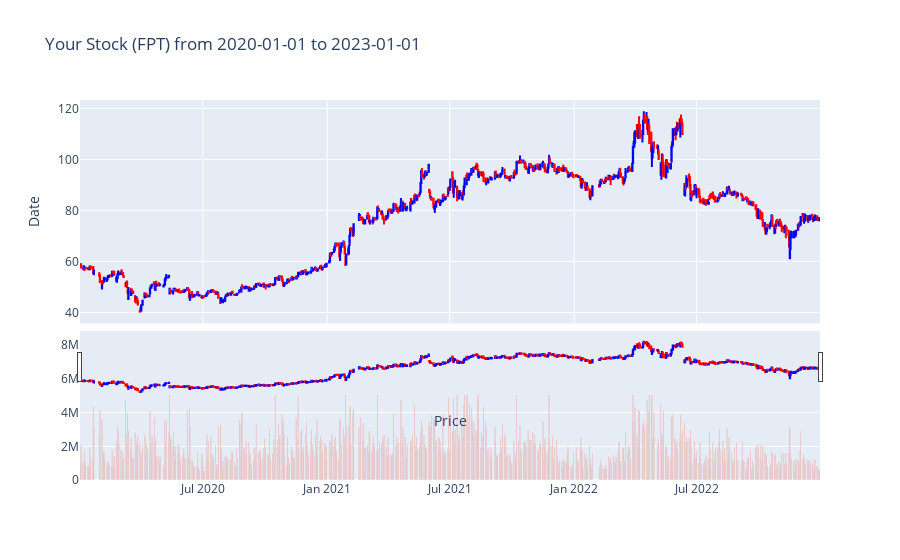

Source (notebook cell):
### Code cell
stock_FPT.stock_infor()
stock_FPT.stock_chart()

### Figure 1 — Plotly figure (JSON) as saved in the notebook; plotly's stock layout.template omitted (floating-point values rounded to 4 significant figures; data arrays with more than 128 entries replaced by an {"elided": "..."} marker saying what was removed)
{"data": [{"close": {"elided": "751 float values"}, "decreasing": {"line": {"color": "red"}}, "high": {"elided": "751 float values"}, "increasing": {"line": {"color": "blue"}}, "low": {"elided": "751 float values"}, "open": {"elided": "751 float values"}, "type": "candlestick", "x": {"elided": "751 str values"}, "xaxis": "x", "yaxis": "y"}, {"name": "Volume", "type": "bar", "x": {"elided": "751 str values"}, "xaxis": "x2", "y": {"elided": "751 int values"}, "yaxis": "y2"}], "layout": {"showlegend": false, "title": {"text": "Your Stock (FPT) from 2020-01-01 to 2023-01-01"}, "xaxis": {"anchor": "y", "domain": [0, 1], "matches": "x2", "showticklabels": false, "title": {"text": "Price"}}, "xaxis2": {"anchor": "y2", "domain": [0, 1]}, "yaxis": {"anchor": "x", "domain": [0.412, 1], "title": {"text": "Date"}}, "yaxis2": {"anchor": "x2", "domain": [0, 0.392]}}}
